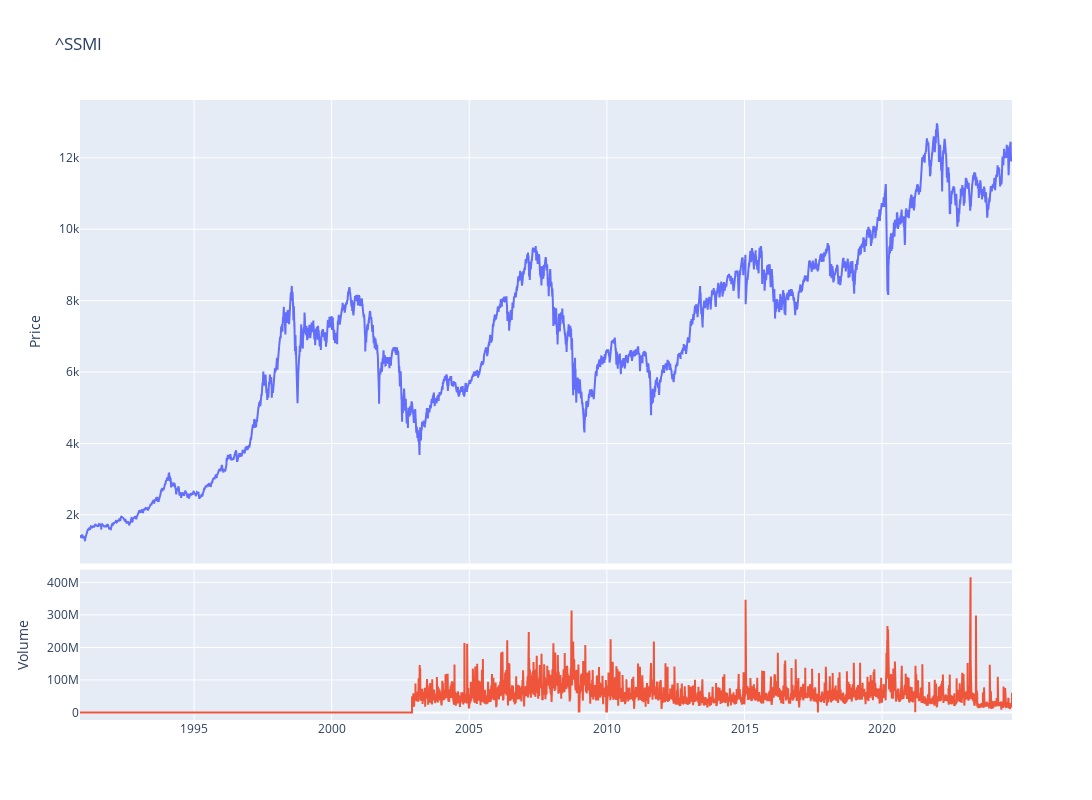

The notebook cell saved with this chart:
### Code cell
fig = make_subplots(rows=4, cols=1,shared_xaxes=True,vertical_spacing=0.01,specs=[[{'rowspan':3,'colspan':1}],[None],[None],[{'rowspan':1,'colspan':1}]])

# Graph (1,1)
fig.add_trace(go.Scatter(x=stock_ticker.index,y=stock_ticker['Adj Close'],mode="lines",name=f"{ticker}"),row=1, col=1)
# Update xaxis properties
fig.update_yaxes(title_text="Price", row=1, col=1)

# Graph (4,1)
fig.add_trace(go.Scatter(x=stock_ticker.index,y=stock_ticker['Volume'],mode="lines",name='Volume'),row=4, col=1)
fig.update_yaxes(title_text="Volume", row=4, col=1)

fig.update_layout(height=800, width=1300,showlegend=False,title=f"{ticker}")

fig.show()

### Figure 1 — Plotly figure (JSON) as saved in the notebook; plotly's stock layout.template omitted (floating-point values rounded to 4 significant figures; data arrays with more than 128 entries replaced by an {"elided": "..."} marker saying what was removed)
{"data": [{"mode": "lines", "name": "^SSMI", "type": "scatter", "x": {"elided": "8507 str values"}, "xaxis": "x", "y": {"elided": "8507 float values"}, "yaxis": "y"}, {"mode": "lines", "name": "Volume", "type": "scatter", "x": {"elided": "8507 str values"}, "xaxis": "x2", "y": {"elided": "8507 int values"}, "yaxis": "y2"}], "layout": {"height": 800, "showlegend": false, "title": {"text": "^SSMI"}, "width": 1300, "xaxis": {"anchor": "y", "domain": [0, 1], "matches": "x2", "showticklabels": false}, "xaxis2": {"anchor": "y2", "domain": [0, 1]}, "yaxis": {"anchor": "x", "domain": [0.2525, 1], "title": {"text": "Price"}}, "yaxis2": {"anchor": "x2", "domain": [0, 0.2425], "title": {"text": "Volume"}}}}
